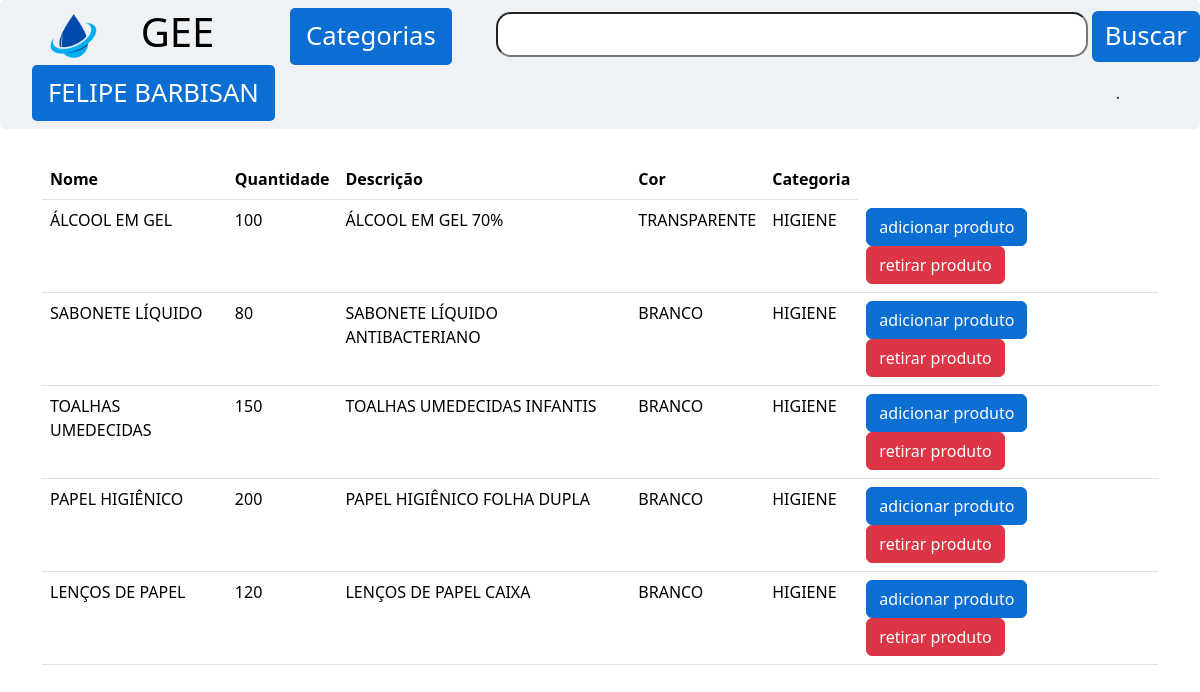
/lista/lista.php?cod=7 (signed in), run on an earlier commit of the app's database.
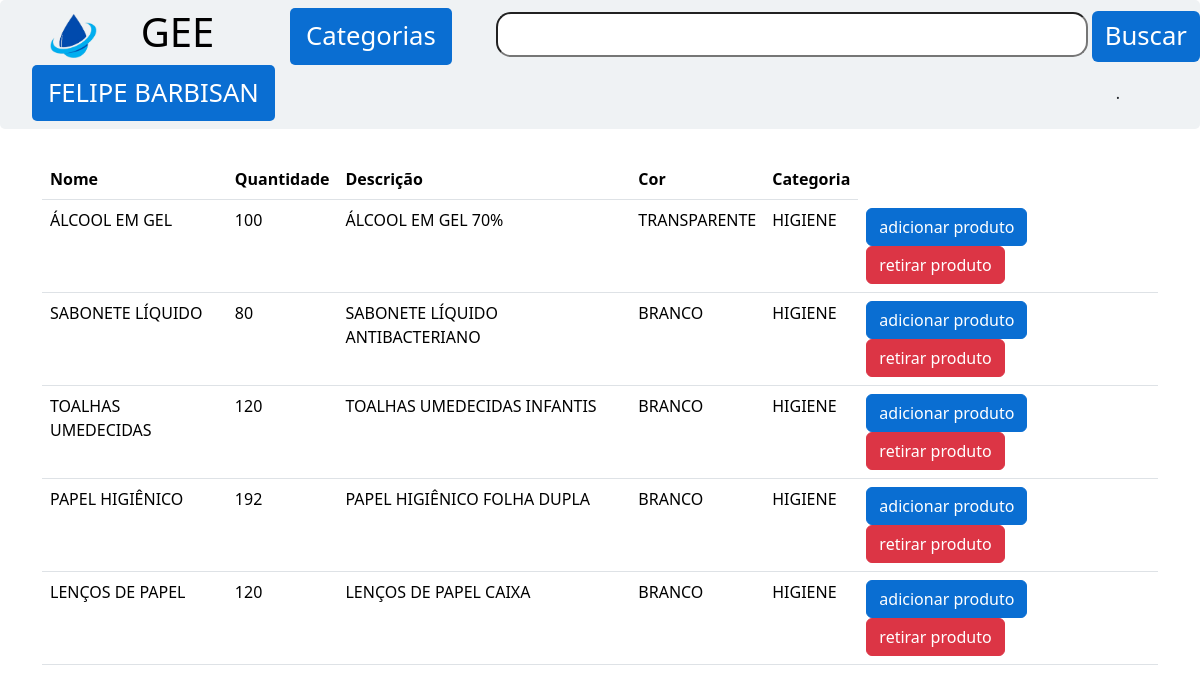
And on a later commit of the database.
### tables this page shows
CREATE TABLE `produto` (
  `pro_cod` int(11) NOT NULL,
  `pro_nome` varchar(20) NOT NULL,
  `pro_quant` int(11) NOT NULL,
  `pro_descricao` varchar(100) DEFAULT NULL,
  `pro_cor` varchar(30) DEFAULT NULL,
  `pro_limite` int(11) DEFAULT 20,
  `pro_IsActive` bit(1) NOT NULL,
  `cat_cod` int(11) NOT NULL
);

CREATE TABLE `categoria` (
  `cat_cod` int(11) NOT NULL,
  `cat_nome` varchar(25) NOT NULL,
  `cat_IsActive` bit(1) NOT NULL
);

### lista/lista.php (the view, shortened to what this page needs)
<!DOCTYPE html>
<html lang="en">
<head>
    <link href="https://cdn.jsdelivr.net/npm/bootstrap@5.3.3/dist/css/bootstrap.min.css" rel="stylesheet">
</head>
<body class="BodyTable">
    <?php
    include_once("../navBar.php");
    include_once ("../conexao.php");
    ?>
      <div class="container">
          <div class="containerTable">
              <table class="table">
                <thead>
                    <tr>
            <th scope="col">Nome</th>
            <th scope="col">Quantidade</th>
            <th scope="col">Descrição</th>
            <th scope="col">Cor</th>
        <th scope="col">Categoria</th>
    </tr>
</thead>
<tbody>
    <?php
                    if(isset($_GET['cod'])){
                        $cod = $_GET['cod'];
                        $slq = mysqli_query($conexao, "SELECT p.pro_cod as cod,p.pro_cor as cor,p.pro_nome as nome,p.pro_quant as quant,p.pro_descricao as descri,c.cat_nome as nomecat,p.pro_IsActive as active,c.cat_IsActive as activecat FROM produto as p INNER JOIN categoria as c on c.cat_cod=p.cat_cod WHERE c.cat_cod=$cod");
                            }
                            else{
                                $slq = mysqli_query($conexao, "SELECT p.pro_cod as cod,p.pro_cor as cor,p.pro_nome as nome,p.pro_quant as quant,p.pro_descricao as descri,c.cat_nome as nomecat,p.pro_IsActive as active,c.cat_IsActive as activecat FROM produto as p INNER JOIN categoria as c on c.cat_cod=p.cat_cod");
                                }
                                while ($lista = mysqli_fetch_array($slq)) {
                                    if($lista['active'] == true && $lista['activecat'] == true){
                                        ?>
                        <tr>
                            <td><?php echo $lista['nome']; ?></td>
                        <td><?php echo $lista['quant']; ?></td>
                    <td><?php echo $lista['descri']; ?></td>
                <td><?php echo $lista['cor']; ?></td>
            <td><?php echo $lista['nomecat']; ?> </td>
        <td>
            <a href="form.php?cod=<?php echo $lista['cod']; ?>&tipo=adicionar" class="btn btn-primary btnAzul">adicionar produto</a>
            <a href="form.php?cod=<?php echo $lista['cod']; ?>&tipo=retirar" class="btn btn-danger<?php if($lista['quant'] == 0){echo ' disabled" aria-disabled="true';}?>">retirar produto</a>
                            </td>
                        </tr>
                    <?php }}
                    ; ?>
</tbody>
</table>
</div>
</div>
</body>
</html>

What changed in the data, as far as the page shows it:
changed produto "TOALHAS UMEDECIDAS": pro_quant "150" → "120"
changed produto "PAPEL HIGIÊNICO": pro_quant "200" → "192"
